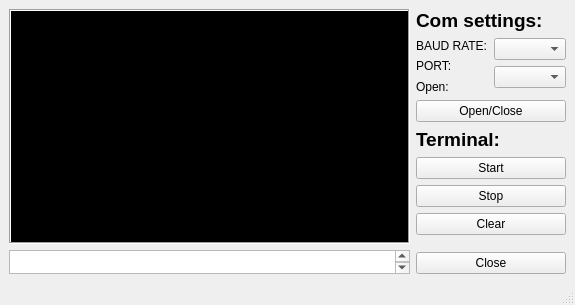
<?xml version="1.0" encoding="UTF-8"?>
<ui version="4.0">
 <class>DialogWindow</class>
 <widget class="QMainWindow" name="DialogWindow">
  <property name="geometry">
   <rect>
    <x>0</x>
    <y>0</y>
    <width>575</width>
    <height>305</height>
   </rect>
  </property>
  <property name="windowTitle">
   <string>MainWindow</string>
  </property>
  <widget class="QWidget" name="centralwidget">
   <layout class="QHBoxLayout" name="horizontalLayout_2">
    <item>
     <layout class="QVBoxLayout" name="verticalLayout_4">
      <item>
       <widget class="QPlainTextEdit" name="recvEdit">
        <property name="palette">
         <palette>
          <active>
           <colorrole role="WindowText">
            <brush brushstyle="SolidPattern">
             <color alpha="255">
              <red>0</red>
              <green>0</green>
              <blue>0</blue>
             </color>
            </brush>
           </colorrole>
           <colorrole role="Text">
            <brush brushstyle="SolidPattern">
             <color alpha="255">
              <red>4</red>
              <green>255</green>
              <blue>0</blue>
             </color>
            </brush>
           </colorrole>
           <colorrole role="Base">
            <brush brushstyle="SolidPattern">
             <color alpha="255">
              <red>0</red>
              <green>0</green>
              <blue>0</blue>
             </color>
            </brush>
           </colorrole>
          </active>
          <inactive>
           <colorrole role="WindowText">
            <brush brushstyle="SolidPattern">
             <color alpha="255">
              <red>0</red>
              <green>0</green>
              <blue>0</blue>
             </color>
            </brush>
           </colorrole>
           <colorrole role="Text">
            <brush brushstyle="SolidPattern">
             <color alpha="255">
              <red>4</red>
              <green>255</green>
              <blue>0</blue>
             </color>
            </brush>
           </colorrole>
           <colorrole role="Base">
            <brush brushstyle="SolidPattern">
             <color alpha="255">
              <red>0</red>
              <green>0</green>
              <blue>0</blue>
             </color>
            </brush>
           </colorrole>
          </inactive>
          <disabled>
           <colorrole role="WindowText">
            <brush brushstyle="SolidPattern">
             <color alpha="255">
              <red>120</red>
              <green>120</green>
              <blue>120</blue>
             </color>
            </brush>
           </colorrole>
           <colorrole role="Text">
            <brush brushstyle="SolidPattern">
             <color alpha="255">
              <red>120</red>
              <green>120</green>
              <blue>120</blue>
             </color>
            </brush>
           </colorrole>
           <colorrole role="Base">
            <brush brushstyle="SolidPattern">
             <color alpha="255">
              <red>240</red>
              <green>240</green>
              <blue>240</blue>
             </color>
            </brush>
           </colorrole>
          </disabled>
         </palette>
        </property>
        <property name="font">
         <font>
          <stylestrategy>PreferDefault</stylestrategy>
         </font>
        </property>
        <property name="mouseTracking">
         <bool>true</bool>
        </property>
        <property name="contextMenuPolicy">
         <enum>Qt::NoContextMenu</enum>
        </property>
        <property name="layoutDirection">
         <enum>Qt::LeftToRight</enum>
        </property>
        <property name="autoFillBackground">
         <bool>true</bool>
        </property>
        <property name="inputMethodHints">
         <set>Qt::ImhNone</set>
        </property>
        <property name="frameShape">
         <enum>QFrame::Box</enum>
        </property>
        <property name="verticalScrollBarPolicy">
         <enum>Qt::ScrollBarAsNeeded</enum>
        </property>
        <property name="horizontalScrollBarPolicy">
         <enum>Qt::ScrollBarAsNeeded</enum>
        </property>
        <property name="tabChangesFocus">
         <bool>true</bool>
        </property>
        <property name="undoRedoEnabled">
         <bool>false</bool>
        </property>
        <property name="lineWrapMode">
         <enum>QPlainTextEdit::WidgetWidth</enum>
        </property>
        <property name="readOnly">
         <bool>true</bool>
        </property>
        <property name="overwriteMode">
         <bool>false</bool>
        </property>
        <property name="maximumBlockCount">
         <number>800</number>
        </property>
        <property name="backgroundVisible">
         <bool>false</bool>
        </property>
        <property name="centerOnScroll">
         <bool>false</bool>
        </property>
       </widget>
      </item>
      <item>
       <widget class="QPlainTextEdit" name="sendEdit">
        <property name="maximumSize">
         <size>
          <width>16777215</width>
          <height>24</height>
         </size>
        </property>
        <property name="cursor" stdset="0">
         <cursorShape>IBeamCursor</cursorShape>
        </property>
       </widget>
      </item>
     </layout>
    </item>
    <item>
     <layout class="QVBoxLayout" name="verticalLayout_5">
      <item>
       <widget class="QLabel" name="label_3">
        <property name="font">
         <font>
          <family>MS Shell Dlg 2</family>
          <pointsize>14</pointsize>
          <weight>75</weight>
          <bold>true</bold>
         </font>
        </property>
        <property name="text">
         <string>Com settings:</string>
        </property>
       </widget>
      </item>
      <item>
       <layout class="QHBoxLayout" name="horizontalLayout">
        <item>
         <layout class="QVBoxLayout" name="verticalLayout_3">
          <item>
           <widget class="QLabel" name="label_2">
            <property name="text">
             <string>BAUD RATE:</string>
            </property>
           </widget>
          </item>
          <item>
           <widget class="QLabel" name="label">
            <property name="text">
             <string>PORT:</string>
            </property>
           </widget>
          </item>
          <item>
           <widget class="QLabel" name="label_5">
            <property name="text">
             <string>Open:</string>
            </property>
           </widget>
          </item>
         </layout>
        </item>
        <item>
         <layout class="QVBoxLayout" name="verticalLayout_2">
          <item>
           <widget class="QComboBox" name="baudRateBox"/>
          </item>
          <item>
           <widget class="QComboBox" name="portBox"/>
          </item>
          <item>
           <widget class="HLed" name="led" native="true"/>
          </item>
         </layout>
        </item>
       </layout>
      </item>
      <item>
       <widget class="QPushButton" name="openCloseButton">
        <property name="cursor">
         <cursorShape>PointingHandCursor</cursorShape>
        </property>
        <property name="text">
         <string>Open/Close</string>
        </property>
       </widget>
      </item>
      <item>
       <widget class="QLabel" name="label_4">
        <property name="font">
         <font>
          <pointsize>14</pointsize>
          <weight>75</weight>
          <bold>true</bold>
         </font>
        </property>
        <property name="text">
         <string>Terminal:</string>
        </property>
       </widget>
      </item>
      <item>
       <widget class="QPushButton" name="startButton">
        <property name="cursor">
         <cursorShape>PointingHandCursor</cursorShape>
        </property>
        <property name="text">
         <string>Start</string>
        </property>
       </widget>
      </item>
      <item>
       <widget class="QPushButton" name="stopButton">
        <property name="cursor">
         <cursorShape>PointingHandCursor</cursorShape>
        </property>
        <property name="text">
         <string>Stop</string>
        </property>
       </widget>
      </item>
      <item>
       <widget class="QPushButton" name="clearTerminalButton">
        <property name="cursor">
         <cursorShape>PointingHandCursor</cursorShape>
        </property>
        <property name="text">
         <string>Clear</string>
        </property>
       </widget>
      </item>
      <item>
       <spacer name="verticalSpacer">
        <property name="orientation">
         <enum>Qt::Vertical</enum>
        </property>
        <property name="sizeHint" stdset="0">
         <size>
          <width>20</width>
          <height>40</height>
         </size>
        </property>
       </spacer>
      </item>
      <item>
       <widget class="QPushButton" name="closeButton">
        <property name="cursor">
         <cursorShape>PointingHandCursor</cursorShape>
        </property>
        <property name="text">
         <string>Close</string>
        </property>
       </widget>
      </item>
     </layout>
    </item>
   </layout>
  </widget>
  <widget class="QStatusBar" name="statusbar"/>
 </widget>
 <customwidgets>
  <customwidget>
   <class>HLed</class>
   <extends>QWidget</extends>
   <header>hled.h</header>
   <container>1</container>
  </customwidget>
 </customwidgets>
 <resources/>
 <connections/>
</ui>
